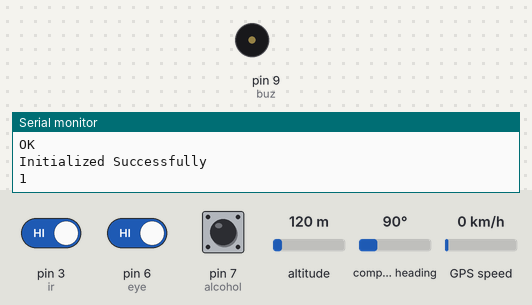
Simulated run of this sketch. Board: Arduino Uno, built with avr-gcc and run on an emulated ATmega328P. Parts: buzzer (waves = sounding, pin HIGH), the last lines printed to the serial monitor. The test bench sets the inputs (shaded band); at power-on: pin 6 (eye) HIGH, pin 3 (ir) HIGH, pin 7 (alcohol) HIGH, altitude 120 m, compass heading 90°, GPS speed 0 km/h. The GPS gets a fix after 3 s at 37.7749, -122.4194 with 8 satellites; the modem accepts every AT command (registered, SIM ready, sends succeed) and sends nothing else.

Above: at 12.1 s.
12.2 s: pin 6 (eye) driven LOW
At 14.6 s:
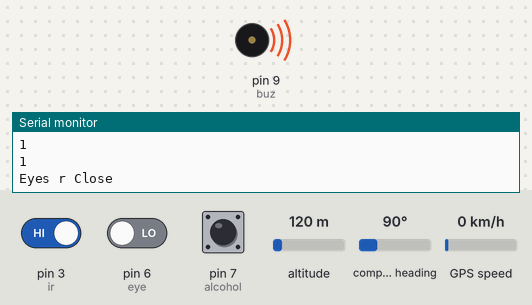
20.7 s: pin 6 (eye) driven HIGH
At 23.2 s:
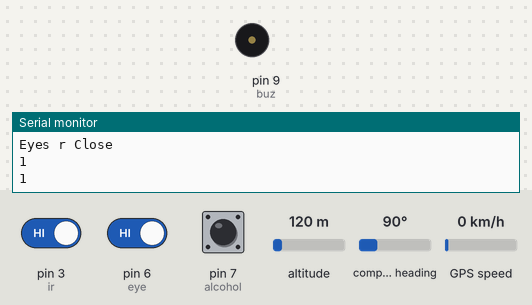
Timing chart, 0 to 24.7 s (numbered marks = the images above; inputs shaded):
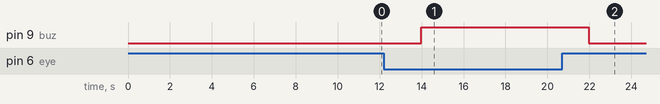

The sketch:

Arduino_Gps_Gsm-Mq3_IR.ino
```cpp
#include <Wire.h>
#include <TinyGPS.h>
#include <SoftwareSerial.h>

unsigned long fix_age;

SoftwareSerial GSM(4,2);

TinyGPS gps;
void gpsdump(TinyGPS &gps);
bool feedgps();
void getGPS();
long lat, lon;
float LAT, LON;
long measurement;

char inchar; // Will hold the incoming character from the GSM shield


int buz = 9;
int stop = 0;
int ir = 3;
int alcohol = 7;
int eye=6;


const char *phone_no[] = {
  "+916305427492",
  "+916305427492"

  };


void setup(){

pinMode(ir, INPUT);
pinMode(alcohol, INPUT);
pinMode(eye, INPUT);

Serial.begin(9600);

Wire.begin();


pinMode(buz, OUTPUT);

 GSM.begin(9600);
 Serial.begin(9600);
 Serial.println("Initializing....");
 initModule("AT","OK",1000);
 initModule("ATE1","OK",1000);
 initModule("AT+CPIN?","READY",1000);
 initModule("AT+CMGF=1","OK",1000);
 initModule("AT+CNMI=2,2,0,0,0","OK",1000);
 Serial.println("Initialized Successfully");


 GSM.print("AT+CMGS=\"");GSM.print(phone_no[1]);GSM.println("\"\r\n");
 delay(1000);
 GSM.println("Welcome to Arduino Based Vehicle Accident Alert System using GPS, GSM, Shock Sensor.");
 delay(300);
 GSM.write(byte(26));
 delay(3000);
 getGPS();
}

void loop(){
long measurement = digitalRead(ir);

long eye_status = digitalRead(eye);

long alcohol_status = digitalRead(alcohol);

delay(1000);
Serial.println(measurement);


  if (eye_status == 0) {
    Serial.println("Eyes r Close");
    digitalWrite(buz, HIGH);
  }
  else{
     digitalWrite(buz, LOW);
    }

 if (alcohol_status == 0) {
    Serial.println("Alcohol Detected");
              SendSMS("Alcohol Detected :: while driving !!! ");
 }

if(measurement == 0){
sms();
Serial.println("SMS SENT SUCCESSFULLY");
}


 if(GSM.available() >0){inchar=GSM.read();
 if(inchar=='R'){inchar=GSM.read();
 if(inchar=='I'){inchar=GSM.read();
 if(inchar=='N'){inchar=GSM.read();
 if(inchar=='G'){
 GSM.print("ATH\r");
 delay(1000);

 getGPS();
 GSM.print("AT+CMGS=\"");GSM.print(phone_no[1]);GSM.println("\"\r\n");
 delay(1000);
 GSM.println("RING Reply");
 GSM.print("http://maps.google.com/?q=loc:");
 GSM.print(LAT/1000000,7);
 GSM.print(",");
 GSM.println(LON/1000000,7);
 delay(300);
 GSM.write(byte(26));
 delay(5000);
   }
  }
 }
 }

}


  long lat, lon;
  unsigned long fix_age, time, date, speed, course;
  unsigned long chars;
  unsigned short sentences, failed_checksum;
  // retrieves +/- lat/long in 1000000ths of a degree
  gps.get_position(&lat, &lon, &fix_age);

}

long vibration(){
  long M = pulseIn(ir,HIGH);
  return M;


  }

 void SendSMS(String msg) {
  GSM.println("AT+CMGS=\"+916305427492\"\r");
  delay(1000);
  GSM.println(msg);
  delay(200);
  GSM.println((char)26);
  delay(1000);
}


void sms(){
getGPS();
GSM.print("AT+CMGS=\"");GSM.print(phone_no[1]);GSM.println("\"\r\n");
delay(1000);
GSM.println("Emergency.Please reach out to this location right away...");
GSM.print("http://maps.google.com/?q=loc:");
GSM.print(LAT/1000000,7);
GSM.print(",");
GSM.println(LON/1000000,7);
delay(300);
GSM.write(byte(26));
delay(5000);
}


void getGPS(){
bool newdata = false;
unsigned long start = millis();
// Every 1 seconds we print an update
while (millis() - start < 1000){
    if (feedgps ()){
      newdata = true;
    }
  }
if (newdata){
    gpsdump(gps);
  }
}

bool feedgps(){
while (Serial.available()){
    if (gps.encode(Serial.read()))
      return true;
  }
  return 0;
}

void gpsdump(TinyGPS &gps){
  //byte month, day, hour, minute, second, hundredths;
  gps.get_position(&lat, &lon);
  LAT = lat;
  LON = lon;
  {
    feedgps(); // If we don't feed the gps during this long routine, we may drop characters and get checksum errors
  }
}

void initModule(String cmd, char *res, int t){
while(1){
    Serial.println(cmd);
    GSM.println(cmd);
    delay(100);
    while(GSM.available()>0){
       if(GSM.find(res)){
        Serial.println(res);
        delay(t);
        return;
       }else{Serial.println("Error");}}
    delay(t);
  }
}
```

Measured:
- after the input at 12.2 s, pin 9 (buz): LOW → HIGH after 1.8 s
- after the input at 20.7 s, pin 9 (buz): HIGH → LOW after 1.3 s
